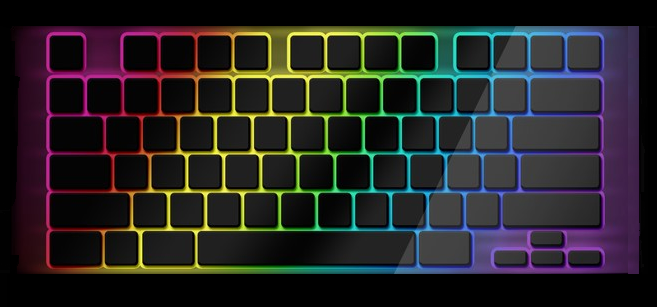
#> input picture images/rha_keyboard_on2.png, 657 x 307 px, found by its file name
$ python test.py
#> lines starting #> are read from the running program, lines starting #| are printed output that depends on the picture; after the words box and inside, x2 and y2 are one past the last pixel; in counts of white or black regions, pixels touching at a corner belong together

# import the necessary packages
import numpy as np
import cv2
import os
import glob
from random import randint
import matplotlib.pyplot as plt
import matplotlib.image as mpimg

# Read image
image = cv2.imread(os.path.join("images","rha_keyboard_on2.PNG"))
#> image is the input picture: shape (307, 657, 3); mean B, G, R 36, 35.7, 37.5

def applyThresh(image, threshold):
    """
    Apply threshold to binary image. Setting to '1' pixels> minThresh & pixels <= maxThresh.
    """
    binary = np.zeros_like(image)
    binary[(image > threshold[0]) & (image <= threshold[1])] = 1
    return binary

gray = cv2.cvtColor(image, cv2.COLOR_BGR2GRAY)
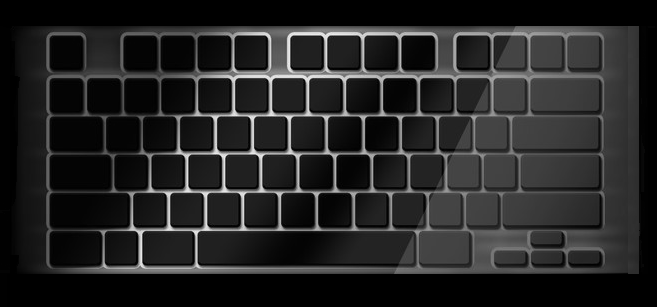
#> gray: shape (307, 657); min 0, max 239, mean 36.3
thresh = (10, 75)
bin_gray = applyThresh(gray, thresh)
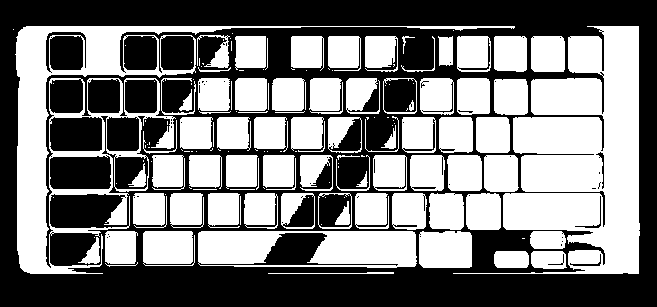
#> bin_gray: shape (307, 657); values 0 (black) and 1 (white), 48.9% white; 157 white regions (68 under 20 px), largest, box (x1, y1, x2, y2) and area: (453, 26, 640, 274) 23673, (15, 26, 515, 274) 15218, (198, 231, 417, 268) 6200
print(np.unique(bin_gray))
#| [0 1]
print(255*bin_gray)
#> (printed output is left out)

# [18 lines of commented-out code are left out]

bin_GG = np.dstack((255*bin_gray,255*bin_gray,255*bin_gray))
cv2.imshow("win", bin_GG)
cv2.waitKey(0)
cv2.destroyAllWindows

cv2.imwrite("rha_keyboard_off3.PNG", bin_GG)
